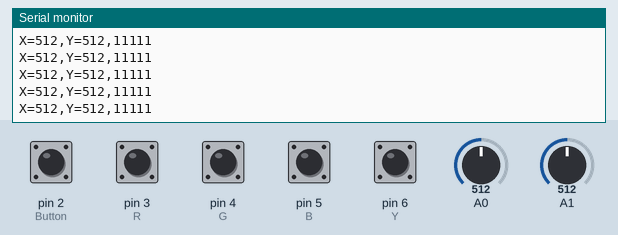
This sketch was run on a simulated Arduino Uno, built with avr-gcc and run on an emulated ATmega328P. Parts: the last lines printed to the serial monitor. The inputs (shaded band) are chosen by the test bench; at power-on: pin 2 (Button), pin 3 (R), pin 4 (G), pin 5 (B), pin 6 (Y) HIGH, A0 = 512, A1 = 512.

Above: at 1.2 s.
1.3 s: A0 set to 716
At 1.32 s:
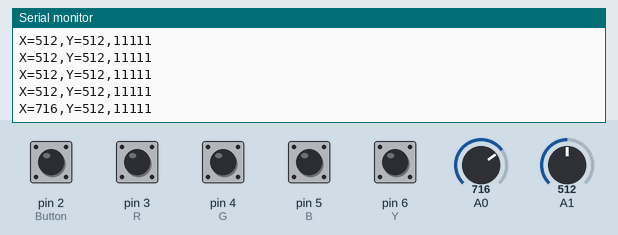
2.8 s: A1 set to 716
At 2.83 s:
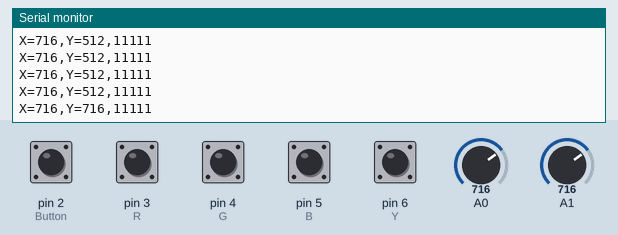
4.3 s: pin 2 (Button) pulled LOW for 0.15 s
At 4.45 s:
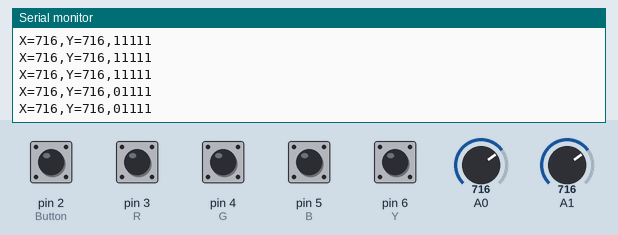
5.9 s: A0 set to 1023
At 5.96 s:
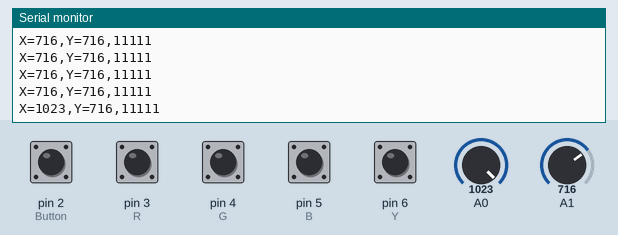
8.9 s: pin 3 (R) pulled LOW for 0.15 s
At 8.99 s:
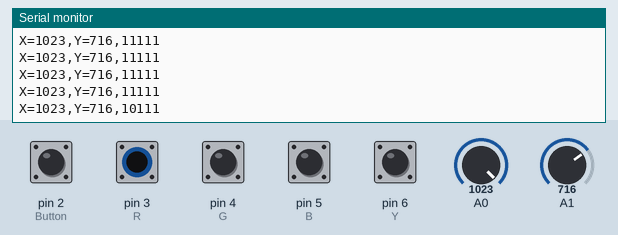
10.5 s: pin 4 (G) pulled LOW for 0.15 s
At 10.6 s:
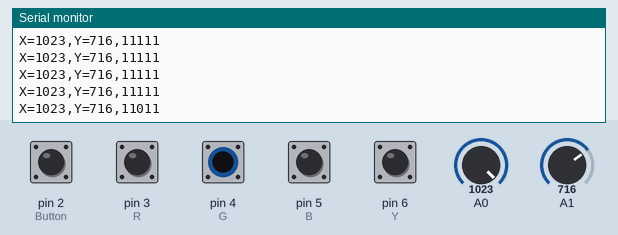
Timing chart, 0 to 13.1 s (numbered marks = the images above; inputs shaded):
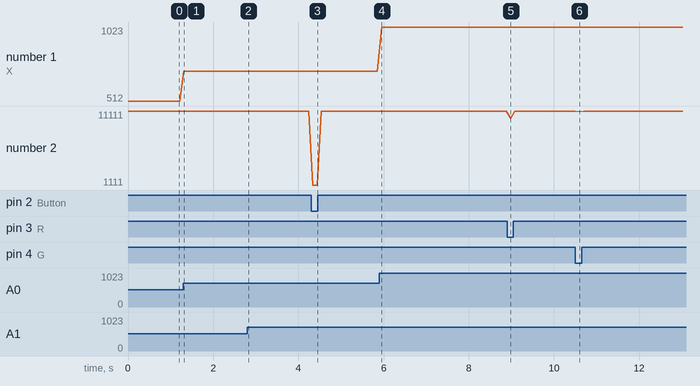

The sketch:

JoyStick.ino
```cpp
int Button=2, Y=6, R=3, G=4, B=5;


 void setup(void)

{

  Serial.begin(9600);           //Turn on the Serial Port at 9600 bps

  pinMode(Button, INPUT_PULLUP);

  pinMode(R, INPUT_PULLUP);

   pinMode(G, INPUT_PULLUP);

   pinMode(B, INPUT_PULLUP);

  pinMode(Y, INPUT_PULLUP);   //Enable the pull-up resistor on  button


 }


 void loop(void)

 {

  Serial.print("X=");

  Serial.print(analogRead(0));    //Read the position of the joysticks X axis and print it on the serial port.

  Serial.print(",");

  Serial.print("Y=");

  Serial.print(analogRead(1));    //Read the position of the joysticks Y axis and print it on the serial port.

   Serial.print(",");


   Serial.print(digitalRead(Button));

   Serial.print(digitalRead(R));

  Serial.print(digitalRead(G));

   Serial.print(digitalRead(B));

   Serial.println(digitalRead(Y));   //Read the value of the select button and print it on the serial port.


  delay(100); //Wait for 100 ms, then go back to the beginning of 'loop' and repeat.

 }
```

Measured:
- after the input at 1.3 s, the serial monitor: prints a new line at once (image 1)
- after the input at 2.8 s, the serial monitor: prints a new line at once (image 2)
- after the input at 4.3 s, the serial monitor: prints a new line at once (image 3)
- after the input at 5.9 s, the serial monitor: prints a new line after 0.06 s (image 4)
- after the input at 8.9 s, the serial monitor: prints a new line after 0.08 s (image 5)
- after the input at 10.5 s, the serial monitor: prints a new line after 0.10 s (image 6)
- plotted number 1: 512 → 716 after the input at 1.3 s, 716 → 1023 after the input at 5.9 s
